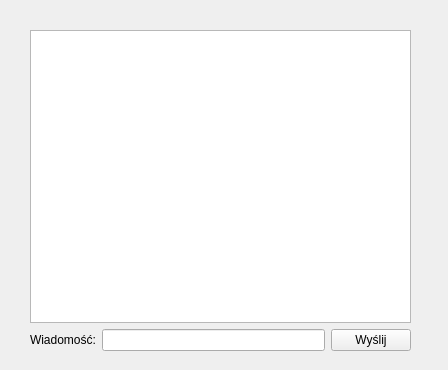
<?xml version="1.0" encoding="UTF-8"?>
<ui version="4.0">
 <class>ChatClientWidget</class>
 <widget class="QWidget" name="ChatClientWidget">
  <property name="geometry">
   <rect>
    <x>0</x>
    <y>0</y>
    <width>448</width>
    <height>370</height>
   </rect>
  </property>
  <property name="windowTitle">
   <string>Form</string>
  </property>
  <widget class="QWidget" name="">
   <property name="geometry">
    <rect>
     <x>30</x>
     <y>30</y>
     <width>381</width>
     <height>321</height>
    </rect>
   </property>
   <layout class="QVBoxLayout" name="verticalLayout">
    <item>
     <widget class="QListWidget" name="listWidget"/>
    </item>
    <item>
     <layout class="QHBoxLayout" name="horizontalLayout">
      <item>
       <widget class="QLabel" name="label">
        <property name="text">
         <string>Wiadomość:</string>
        </property>
       </widget>
      </item>
      <item>
       <widget class="QLineEdit" name="lineEdit"/>
      </item>
      <item>
       <widget class="QPushButton" name="pushButton">
        <property name="text">
         <string>Wyślij</string>
        </property>
       </widget>
      </item>
     </layout>
    </item>
   </layout>
  </widget>
 </widget>
 <resources/>
 <connections/>
</ui>
